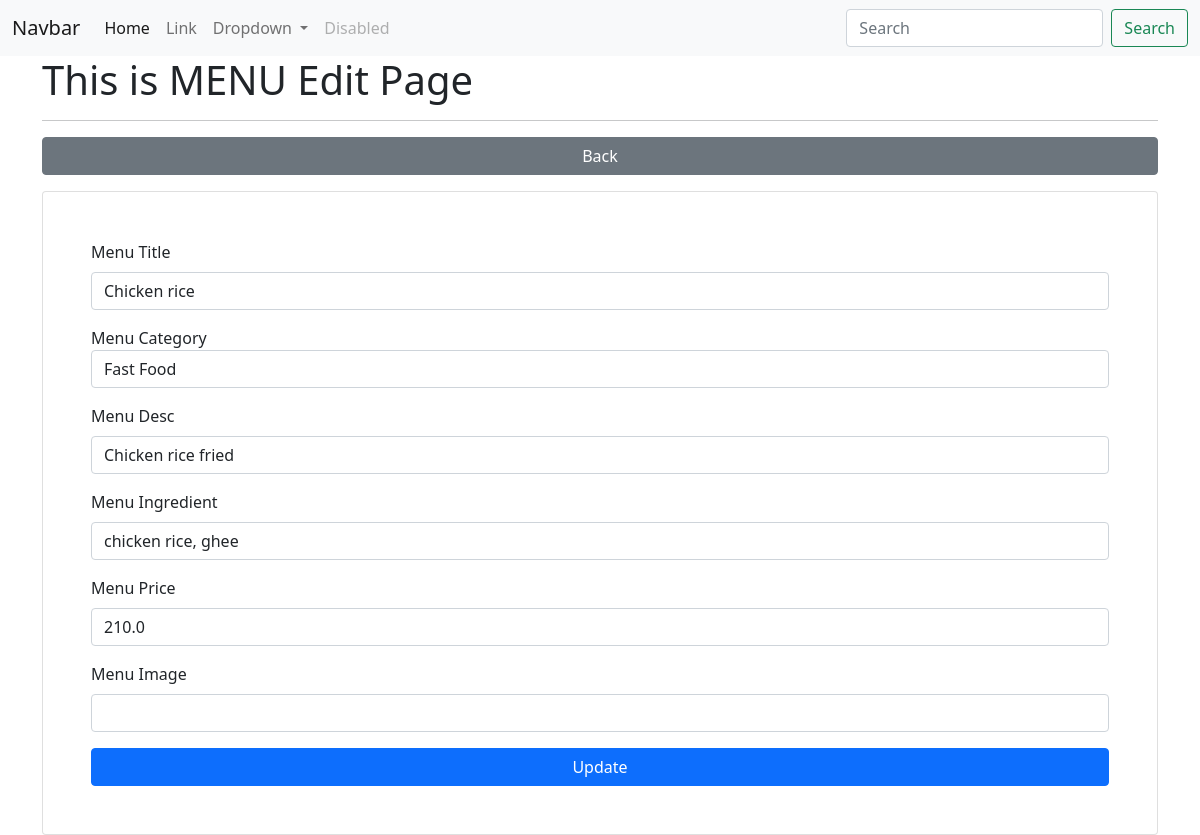
Page /menu/edit/4/ (signed in) on the committed database.
### app_restro/models.py (models this page shows, shortened)
class Menu(models.Model):
    menu_title = models.CharField(max_length=50)
    category_id = models.ForeignKey(Category, on_delete=models.CASCADE)
    menu_desc = models.CharField(max_length=200)
    menu_img = models.FileField(upload_to="menu/images/", blank=True)
    menu_ingredient = models.CharField(max_length=200)
    menu_price = models.FloatField()
    class Meta:
        db_table = "app_menus"

### app_restro/views.py (the view)
# urls.py: path('menu/edit/<int:id>/', views.menu_edit, name='menu-edit'),
@login_required(login_url='/authentication/login')
def menu_edit(request, id):
    data = Menu.objects.get(id=id)
    categories = Category.objects.all()
    context = {"data": data, "categories": categories}
    return render(request, 'menus/edit.html', context)

### templates/menus/edit.html (shortened to what this page needs)
{% extends "layouts/master.html" %}
{% block content %}
<div class="container">
    <h1>This is MENU Edit Page</h1>
    <hr>
    <a href="{% url 'menu-list' %}" class="btn btn-secondary col-12 mb-3">Back</a>
    <div class="card p-5">
        <form action="{% url 'menu-update' %}" method="post">
            <div class="form-group mb-3">
                <label for="menu_title">Menu Title</label>
                <input type="text" name="menu_title" class="form-control mt-2" value="{{ data.menu_title }}">
            </div>
            <div class="form-group mb-3">
                <label for="category_id">Menu Category</label>
                <select class="form-control mt3" name="category_id" id="">{% for val in categories %}
                    <option value="{{ val.id}}">{{ val.category_name }}</option>
                    {% endfor %}
                </select>
            </div>
            <div class="form-group mb-3">
                <label for="menu_desc">Menu Desc</label>
                <input type="text" name="menu_desc" class="form-control mt-2" value="{{ data.menu_desc }}">
            </div>
            <div class="form-group mb-3">
                <label for="menu_ingredient">Menu Ingredient</label>
                <input type="text" name="menu_ingredient" class="form-control mt-2" value="{{ data.menu_ingredient }}">
            </div>
            <div class="form-group mb-3">
                <label for="menu_price">Menu Price</label>
                <input type="text" name="menu_price" class="form-control mt-2" value="{{ data.menu_price}}">
            </div>
            <div class="form-group mb-3">
                <label for="menu_img">Menu Image</label>
                <input type="text" name="menu_img" class="form-control mt-2" value="{{ data.menu_img }}">
            </div>
            <input type="submit" class="btn btn-primary col-12" value="Update">
        </form>
    </div>
</div>
{% endblock %}

### rows in the picture
Menu: menu_title "Chicken rice", menu_desc "Chicken rice fried", menu_ingredient "chicken rice, ghee", menu_price "210.0"

### other values in the picture
form field category_id "Fast Food"
